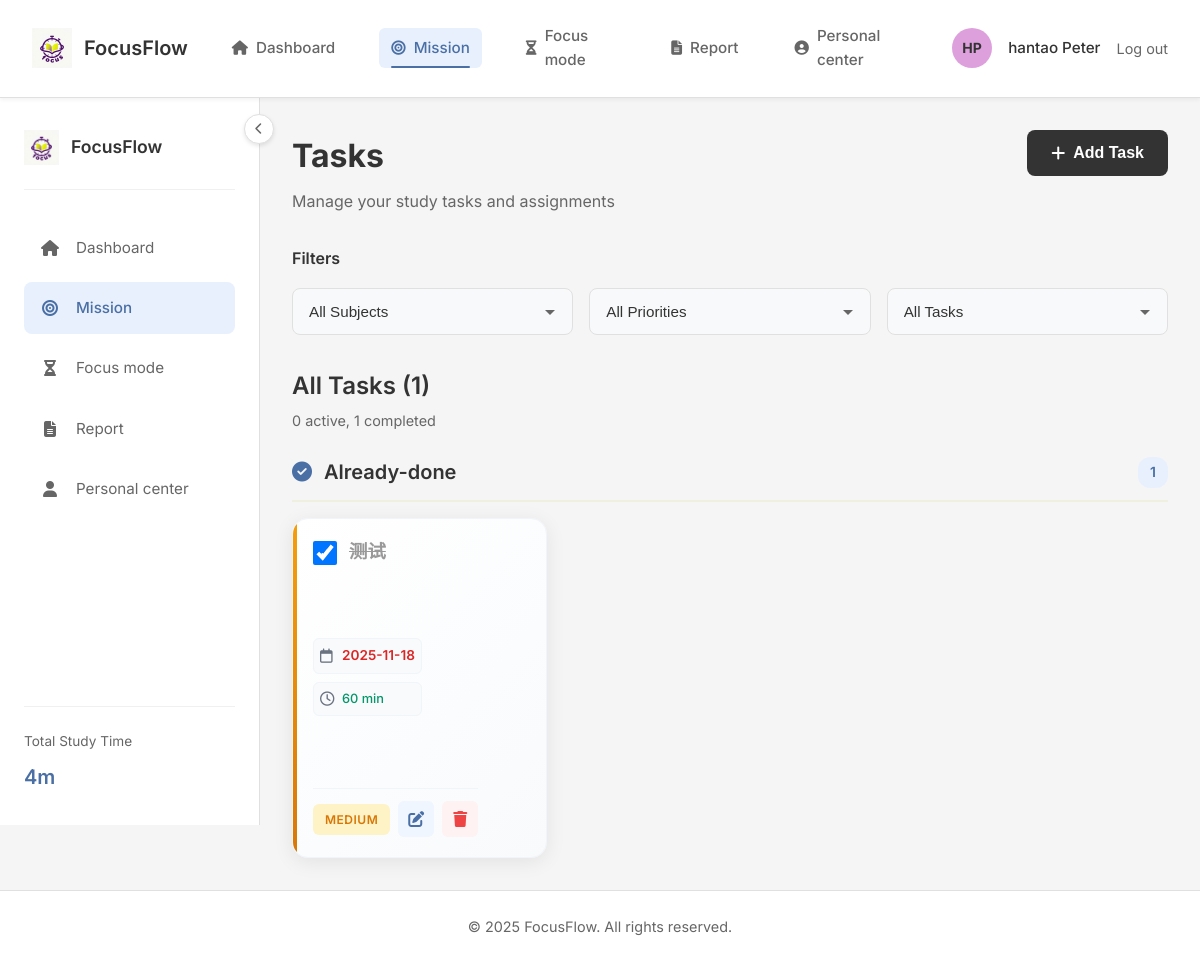
Page /tasks (signed in) on the committed database.
### tables this page shows
CREATE TABLE tasks (
    id INTEGER PRIMARY KEY AUTOINCREMENT,
    user_id INTEGER NOT NULL,
    title TEXT NOT NULL,
    description TEXT,
    course TEXT,
    priority TEXT DEFAULT 'medium', -- high, medium, low
    status TEXT DEFAULT 'pending', -- pending, in_progress, completed
    due_date TEXT,
    repeat TEXT, -- daily, weekly, monthly
    created_at TIMESTAMP DEFAULT CURRENT_TIMESTAMP,
    updated_at TIMESTAMP DEFAULT CURRENT_TIMESTAMP,
    FOREIGN KEY (user_id) REFERENCES users (id) ON DELETE CASCADE
);

### app.py (the view)
@app.route('/tasks')
@login_required
def tasks():
    print("[调试] 访问任务列表页面")
    lang = request.args.get('lang', 'en-US')
    translations = get_translations(lang)
    user_id = session['user_id']
    conn = get_db_connection()
    try:
        print(f"[调试] 获取用户 {user_id} 的所有任务")
        tasks = conn.execute('SELECT * FROM tasks WHERE user_id = ? ORDER BY due_date ASC', (user_id,)).fetchall()
        tasks_with_tags = []
        today = datetime.now().date()
        for task in tasks:
            print(f"[调试] 获取任务 {task['id']} 的标签")
            tags = conn.execute('SELECT tag FROM task_tags WHERE task_id = ?', (task['id'],)).fetchall()
            task_dict = dict(task)
            task_dict['tags'] = [tag['tag'] for tag in tags]
            if task_dict['due_date']:
                try:
                    due_date = datetime.strptime(task_dict['due_date'], '%Y-%m-%d').date()
                    days_diff = (due_date - today).days
                    if days_diff == 0:
                        task_dict['due_date'] = 'Today'
                    elif days_diff == 1:
                        task_dict['due_date'] = 'Tomorrow'
                    elif days_diff > 1:
                        task_dict['due_date'] = f'{days_diff} days'
                    else:
                        task_dict['due_date'] = due_date.strftime('%Y-%m-%d')
                except:
                    task_dict['due_date'] = task_dict['due_date']
            task_dict['estimated_time'] = 60  # Default value
            tasks_with_tags.append(task_dict)
    except Exception as e:
        print(f"[调试] 获取任务列表时出现错误: {str(e)}")
        tasks_with_tags = []
    finally:
        conn.close()
    return render_template('tasks.html', translations=translations, lang=lang, tasks=tasks_with_tags)

### app.py (called while the page is built)
def get_db_connection():
    print("[调试] 尝试连接数据库...")
    try:
        conn = sqlite3.connect(app.config['DATABASE'])
        conn.row_factory = sqlite3.Row
        print("[调试] 数据库连接成功")
        return conn
    except Exception as e:
        print(f"[调试] 数据库连接失败: {str(e)}")
        raise

def get_translations(lang='en-US'):
    print(f"[调试] 获取语言翻译，语言: {lang}")
    translations = {
        'en-US': {
            'welcome': 'Welcome',
            'login': 'Login',
            'register': 'Register',
            'phone': 'Phone Number',
            'password': 'Password',
            'confirm_password': 'Confirm Password',
            'forgot_password': 'Forgot Password',
            'dashboard': 'Dashboard',
            'profile': 'Profile',
            'tasks': 'Tasks',
            'focus': 'Focus Mode',
            'reports': 'Reports',
            'logout': 'Logout',
        },
    }
    result = translations.get(lang, translations['en-US'])
    print(f"[调试] 语言翻译获取成功，返回了{len(result)}个翻译项")
    return result

def login_required(f):
    @wraps(f)
    def decorated_function(*args, **kwargs):
        print(f"[调试] 验证用户登录状态，session中的user_id: {session.get('user_id')}")
        if 'user_id' not in session:
            print("[调试] 用户未登录，重定向到登录页面")
            return redirect(url_for('login'))
        print("[调试] 用户已登录，继续执行请求")
        return f(*args, **kwargs)
    return decorated_function

### utils/helpers.py (called while the page is built)
def generate_random_color():
    colors = ['#FF6B6B', '#4ECDC4', '#45B7D1', '#96CEB4', '#FFEAA7',
              '#DDA0DD', '#98D8C8', '#F7DC6F', '#BB8FCE', '#85C1E9']
    return random.choice(colors)

### templates/tasks.html (shortened to what this page needs)
{% extends "base.html" %}
{% block content %}
<div class="tasks-page-container">
    <div class="tasks-page-header">
        <div class="tasks-header-content">
            <div>
                <h1 class="tasks-page-title">Tasks</h1>
                <p class="tasks-page-subtitle">Manage your study tasks and assignments</p>
            </div>
            <button id="add-task-btn" class="btn-add-task">
                <i class="fas fa-plus"></i> Add Task
            </button>
        </div>
    </div>
    <div class="tasks-filters-section">
        <h3 class="filters-label">Filters</h3>
        <div class="filters-row">
            <div class="filter-dropdown-wrapper">
                <select id="filter-subject" class="filter-dropdown">
                    <option value="">All Subjects</option>
                    {% set subjects = [] %}
                </select>
            </div>
            <div class="filter-dropdown-wrapper">
                <select id="filter-priority" class="filter-dropdown">
                    <option value="">All Priorities</option>
                </select>
            </div>
            <div class="filter-dropdown-wrapper">
                <select id="filter-status" class="filter-dropdown">
                    <option value="">All Tasks</option>
                </select>
            </div>
        </div>
    </div>
    <div class="tasks-list-section">
        <div class="tasks-list-header">
            <h2 class="tasks-list-title">
                All Tasks (<span id="total-tasks-count">{{ tasks|length }}</span>)
            </h2>
            <p class="tasks-list-subtitle">
                <span id="active-tasks-count">{{ tasks|selectattr('status', 'ne', 'completed')|list|length }}</span> active,
                <span id="completed-tasks-count">{{ tasks|selectattr('status', 'equalto', 'completed')|list|length }}</span> completed
            </p>
        </div>
        {% set todo_tasks = tasks|selectattr('status', 'equalto', 'pending')|list %}
        {% set in_progress_tasks = tasks|selectattr('status', 'equalto', 'in_progress')|list %}
        {% set completed_tasks = tasks|selectattr('status', 'equalto', 'completed')|list %}
        {% if completed_tasks|length > 0 %}
        <div class="task-status-section" data-status="completed">
            <h3 class="task-status-title">
                <i class="fas fa-check-circle"></i> Already-done
                <span class="task-count-badge">{{ completed_tasks|length }}</span>
            </h3>
            <div class="tasks-list" id="completed-tasks-list">
                {% for task in completed_tasks %}
                {% include 'task_card.html' %}
                {% endfor %}
            </div>
        </div>
        {% endif %}
    </div>
</div>
{% endblock %}

### templates/task_card.html (shortened to what this page needs)
<div class="task-card-modern"
     data-subject="{{ task.course or '' }}"
     data-priority="{{ task.priority }}"
     data-status="{{ task.status }}"
     data-task-id="{{ task.id }}">
    <div class="task-card-header">
        <input type="checkbox"
               class="task-checkbox-modern"
               data-task-id="{{ task.id }}"
               {% if task.status == 'completed' %}checked{% endif %}>
        <h3 class="task-title-modern {% if task.status == 'completed' %}completed{% endif %}">
            {{ task.title }}
        </h3>
    </div>
    <div class="task-details-modern">
        {% if task.due_date %}
        <div class="task-detail-item">
            <i class="far fa-calendar"></i>
            <span class="task-due-date-modern
                {% if task.due_date == 'Today' or 'today' in task.due_date|lower %}due-today{% elif task.due_date == 'Tomorrow' or 'tomorrow' in task.due_date|lower %}due-tomorrow{% endif %}">
                {{ task.due_date }}
            </span>
        </div>
        {% endif %}
        {% if task.estimated_time %}
        <div class="task-detail-item">
            <i class="far fa-clock"></i>
            <span class="task-time-modern">
                {{ task.estimated_time }} min
            </span>
        </div>
        {% endif %}
    </div>
    <div class="task-actions-modern">
        {% if task.priority %}
        <span class="priority-tag-modern priority-{{ task.priority }}">
            {{ task.priority|title }}
        </span>
        {% endif %}
        <div class="action-buttons">
            <button class="edit-btn-modern" data-task-id="{{ task.id }}" title="Edit task">
                <i class="fas fa-edit"></i>
            </button>
            <button class="delete-btn-modern" data-task-id="{{ task.id }}" title="Delete task">
                <i class="fas fa-trash"></i>
            </button>
        </div>
    </div>
</div>

### rows in the picture
tasks: status "☑", title "测试", due_date "2025-11-18", estimated_time "60", priority "MEDIUM"

### other values in the picture
{{ g.initials|default('UU') }} "HP"
{{ g.user_name|default('User') }} "hantao Peter"
{{ g.total_study_time|default('0h 0m') }} "4m"
{{ tasks|length }} "1"
{{ tasks|selectattr('status', 'ne', 'completed')|list|length }} "0"
{{ tasks|selectattr('status', 'equalto', 'completed')|list|length }} "1"
{{ completed_tasks|length }} "1"
